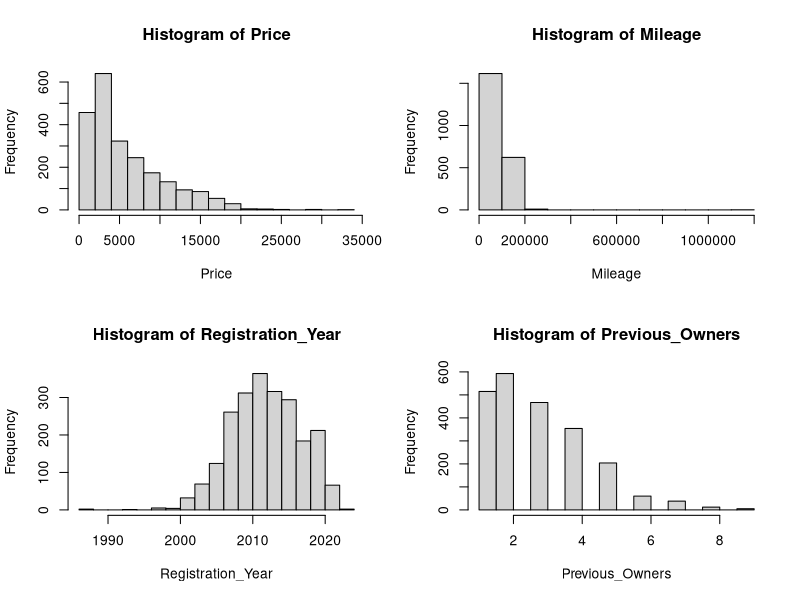
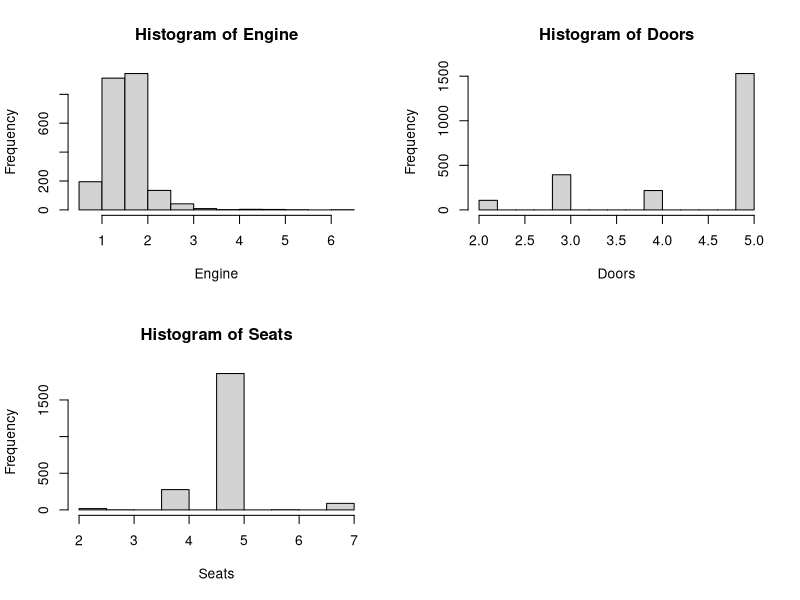
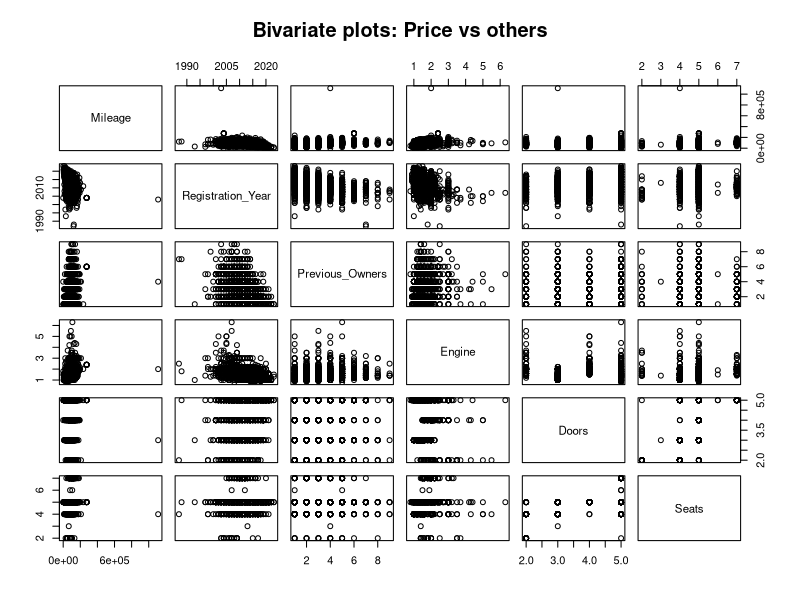
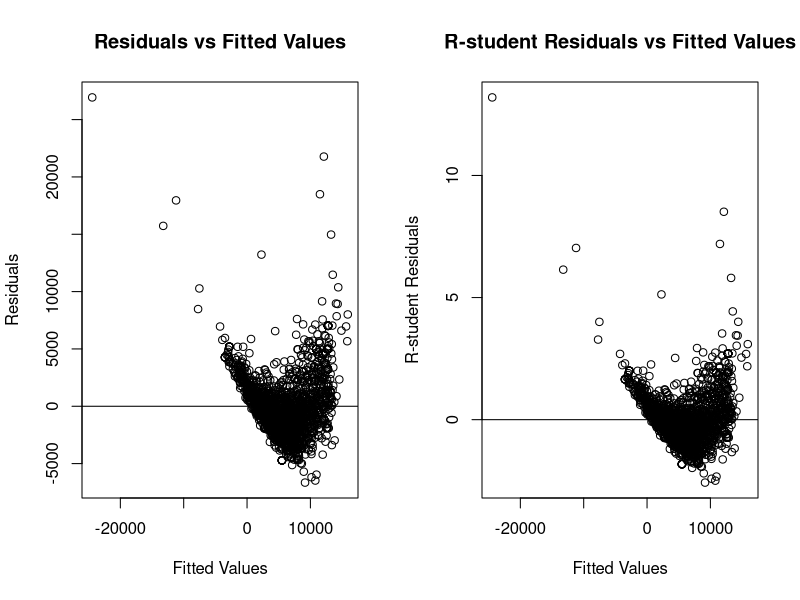

These charts were generated, in order, by the following R code:
## ---- chunk 1
raw_data = read.csv("used_cars_UK.csv", fileEncoding = "UTF-8")
head(raw_data)
## ---- chunk 2
data = raw_data[, c("Price", "Mileage.miles.", "Registration_Year", "Previous.Owners", "Body.type", "Engine", "Doors", "Seats")]
data$Engine = as.numeric(gsub("L", "", raw_data$Engine))
colnames(data)[colnames(data) == "Mileage.miles."] = "Mileage"
colnames(data)[colnames(data) == "Previous.Owners"] = "Previous_Owners"
colnames(data)[colnames(data) == "Body.type"] = "Body_Type"
data = na.omit(data)
head(data)
## ---- chunk 3
summary(data)
## ---- chunk 4
par(mfrow = c(2, 2)) 
for (col in names(data)) {
  if (is.numeric(data[[col]])) {
    hist(data[[col]], main = paste("Histogram of", col), xlab= col)
  }
}
## ---- chunk 5
columns_to_plot = names(data)[!(names(data) %in% c("Price", "Body_Type"))]
pairs(data[, columns_to_plot], main = "Bivariate plots: Price vs others")
## ---- chunk 6
full_model = lm(Price~ . - Body_Type, data)
summary(full_model)
## ---- chunk 7

par(mfrow = c(1, 2))

fitted_values = fitted(full_model)
residuals = resid(full_model)
Resid_Plot <- plot(fitted_values, residuals, main = "Residuals vs Fitted Values",
xlab = "Fitted Values", ylab = "Residuals")
abline(h=0)

Rstudent_residuals = rstudent(full_model)
RstudentResid_Plot <- plot(fitted_values, Rstudent_residuals, main = "R-student Residuals vs Fitted Values",
xlab = "Fitted Values", 
ylab = "R-student Residuals")
abline(h=0)
